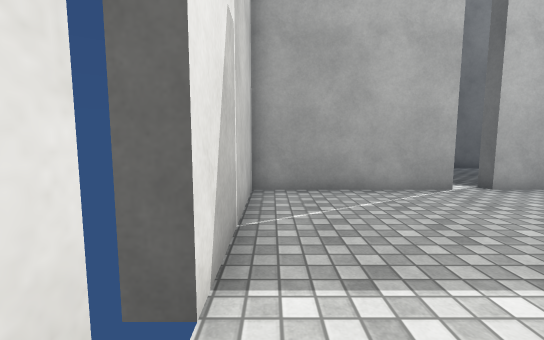
[1] (above)

16 first-person views from a walk through a 3-D level made in the Unity game engine. The camera is 1.2 m above the floor, tilts 6° down and sees 90° across. The floor is counted in squares, 1 m on a side. Each view is taken from the middle of a square. On the plan, view 1 faces up. The plan holds only what a view shows up to about 13 squares ahead; the rest is blank. The place goes on beyond the plan. Surface patterns are stand-ins for the level's own textures.

[2]
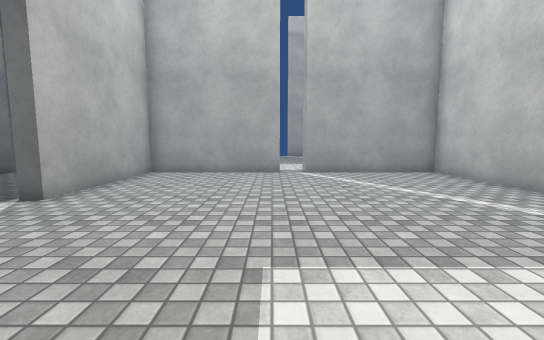

[3]
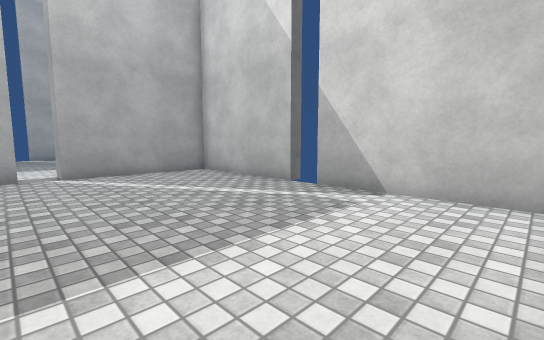

[4]
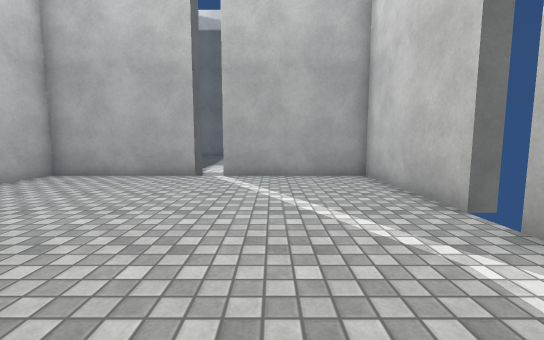

[5]
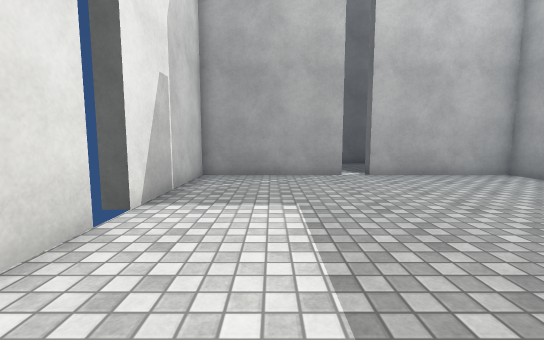

[6]
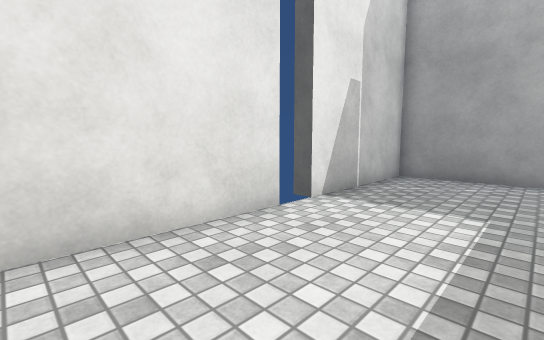

[7]
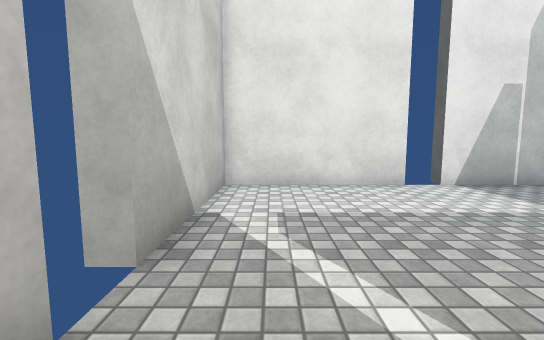

[8]
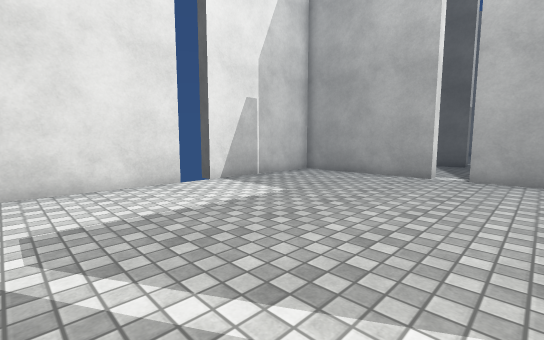

[9]
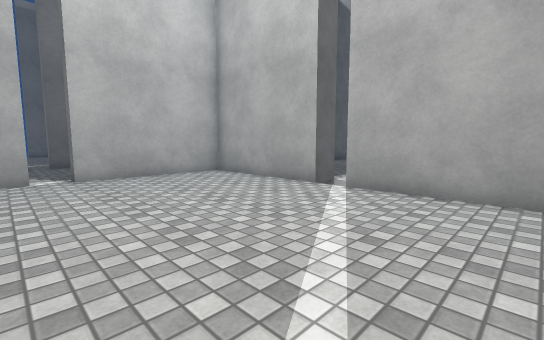

[10]
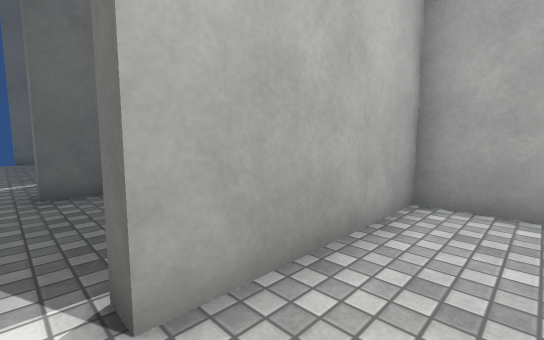

[11]
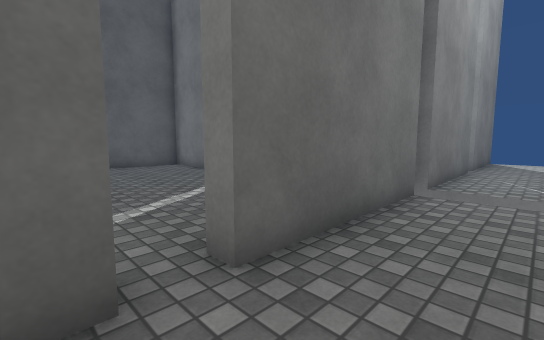

[12]
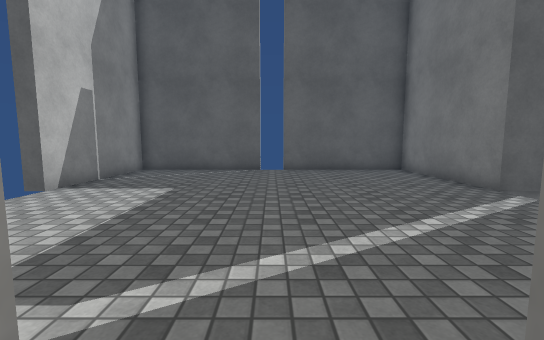

[13]
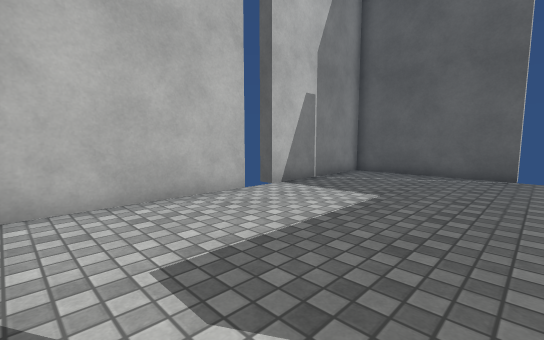

[14]
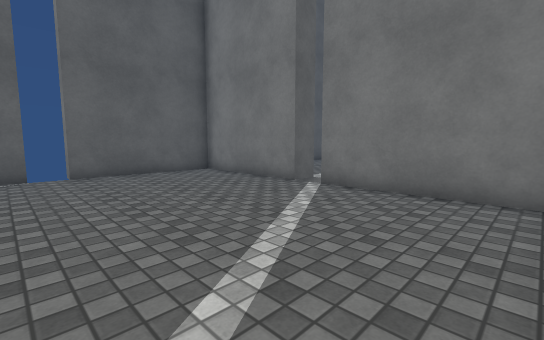

[15]
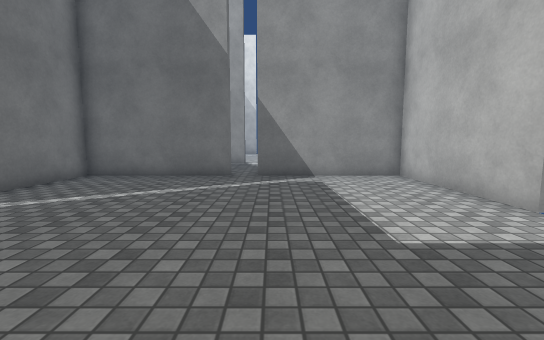

[16]
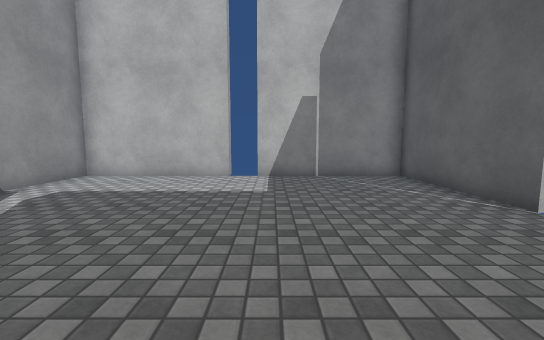

### Floor plan
Ten units are one square. View 1 is at (0, 0); x grows to the right and y downward. Boxes are objects, and circles mark ways between rooms. Rooms are numbered by the first view taken in them; rooms with no view inside come last. Other rooms are left out.
<svg viewBox="-15 -240 136 294">
<path fill="none" stroke="#000" d="M45 42 45 49M-5 -7 -5 43 105 43 105 -7 115 -7M45 -67 -5 -67 -5 -17M55 49 55 42M116 -17 105 -17 105 -67 55 -67M45 -125 45 -120 34 -120M45 -72 45 -67M55 -67 55 -72M106 -120 55 -120 55 -125M-5 -175 -5 -125 45 -125M45 -235 -5 -235 -5 -185M55 -125 105 -125 105 -175M105 -185 105 -235 55 -235"/>
<circle cx="50" cy="-70" r="3" fill="#2a7"/>
<circle cx="50" cy="-120" r="3" fill="#2a7"/>
<text x="50" y="-10">1</text>
<text x="50" y="-100">2</text>
<text x="50" y="-180">3</text>
</svg>
Room 1 opens to room 2. Room 2 opens to room 3.

Where each view was taken, in squares from view 1:
view 1: 0 up, 0 right, facing up
view 2: 2 up, 0 right, facing right
view 3: 2 up, 0 right, facing down-right
view 4: 1 down, 1 right, facing right
view 5: 3 down, 2 right, facing up
view 6: 3 down, 3 right, facing up-left
view 7: 3 down, 7 right, facing left
view 8: 3 down, 7 right, facing up-left
view 9: 3 down, 4 right, facing up-right
view 10: 5 up, 5 right, facing up-right
view 11: 10 up, 4 right, facing up-right
view 12: 12 up, 5 right, facing up
view 13: 13 up, 5 right, facing up-left
view 14: 13 up, 4 right, facing up-right
view 15: 22 up, 4 right, facing down
view 16: 19 up, 9 right, facing left
